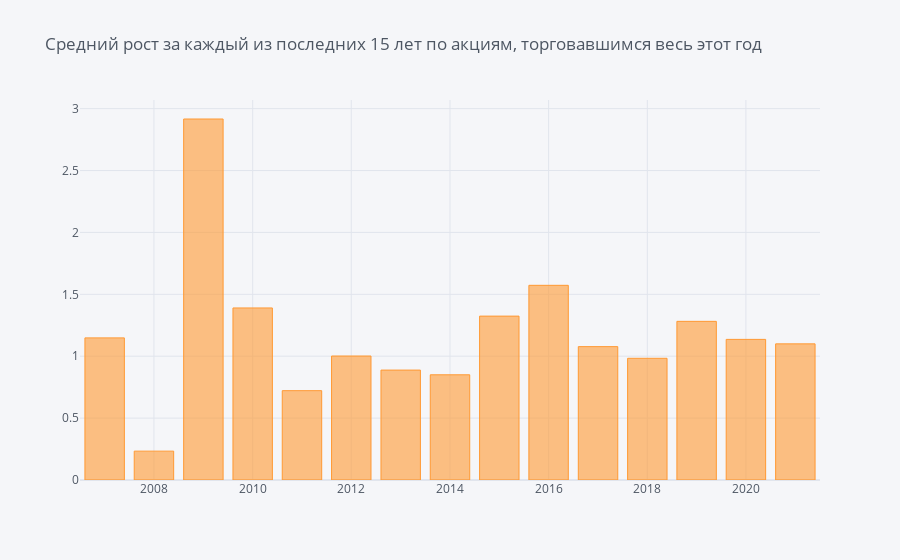

Source (notebook cell):
### Code cell
stonk_mean.set_index('START_DT')['AVG_TOTAL_INCR_OVER_INFL'].iplot(kind = 'bar',
                                                                  title = 'Средний рост за каждый из последних 15 лет по акциям, торговавшимся весь этот год')

### Figure 1 — Plotly figure (JSON) as saved in the notebook; plotly's stock layout.template omitted (floating-point values rounded to 4 significant figures)
{"data": [{"marker": {"color": "rgba(255, 153, 51, 0.6)", "line": {"color": "rgba(255, 153, 51, 1.0)", "width": 1}}, "name": "AVG_TOTAL_INCR_OVER_INFL", "orientation": "v", "text": "", "type": "bar", "x": ["2021-01-01", "2020-01-01", "2019-01-01", "2018-01-01", "2017-01-01", "2016-01-01", "2015-01-01", "2014-01-01", "2013-01-01", "2012-01-01", "2011-01-01", "2010-01-01", "2009-01-01", "2008-01-01", "2007-01-01"], "y": [1.1, 1.136, 1.282, 0.9832, 1.077, 1.573, 1.324, 0.8497, 0.8879, 1.002, 0.7217, 1.39, 2.916, 0.2332, 1.148]}], "layout": {"legend": {"bgcolor": "#F5F6F9", "font": {"color": "#4D5663"}}, "paper_bgcolor": "#F5F6F9", "plot_bgcolor": "#F5F6F9", "title": {"font": {"color": "#4D5663"}, "text": "Средний рост за каждый из последних 15 лет по акциям, торговавшимся весь этот год"}, "xaxis": {"gridcolor": "#E1E5ED", "showgrid": true, "tickfont": {"color": "#4D5663"}, "title": {"font": {"color": "#4D5663"}, "text": ""}, "zerolinecolor": "#E1E5ED"}, "yaxis": {"gridcolor": "#E1E5ED", "showgrid": true, "tickfont": {"color": "#4D5663"}, "title": {"font": {"color": "#4D5663"}, "text": ""}, "zerolinecolor": "#E1E5ED"}}}
